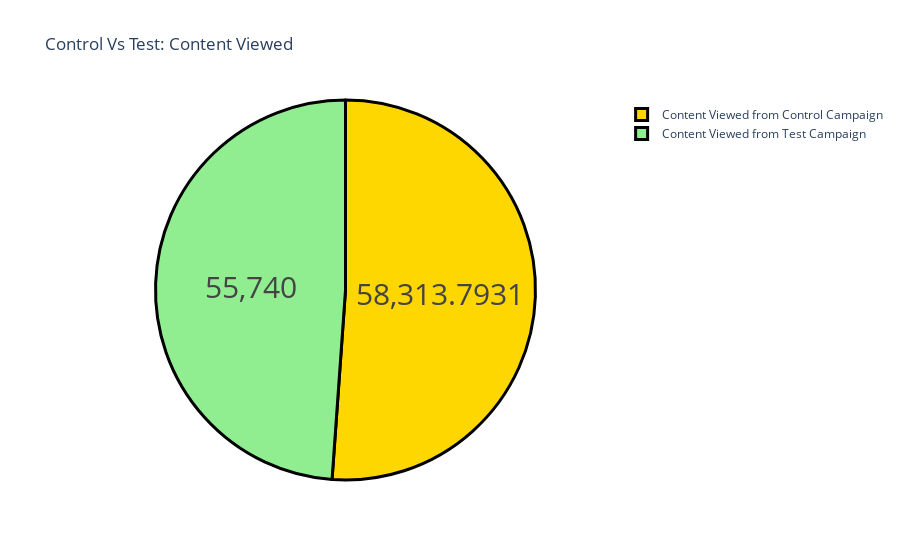

The cell this chart's notebook holds for it:
### Markdown cell above
### Control Vs Test: Content Viewed

### Code cell
label = ["Content Viewed from Control Campaign", 
         "Content Viewed from Test Campaign"]
counts = [sum(control_data["Content Viewed"]), 
          sum(test_data["Content Viewed"])]
colors = ['gold','lightgreen']
fig = go.Figure(data=[go.Pie(labels=label, values=counts)])
fig.update_layout(title_text='Control Vs Test: Content Viewed')
fig.update_traces(hoverinfo='label+percent', textinfo='value', 
                  textfont_size=30,
                  marker=dict(colors=colors, 
                              line=dict(color='black', width=3)))
fig.show()

### Figure 1 — Plotly figure (JSON) as saved in the notebook; plotly's stock layout.template omitted (floating-point values rounded to 4 significant figures)
{"data": [{"hoverinfo": "label+percent", "labels": ["Content Viewed from Control Campaign", "Content Viewed from Test Campaign"], "marker": {"colors": ["gold", "lightgreen"], "line": {"color": "black", "width": 3}}, "textfont": {"size": 30}, "textinfo": "value", "type": "pie", "values": [58310.0, 55740]}], "layout": {"title": {"text": "Control Vs Test: Content Viewed"}}}
